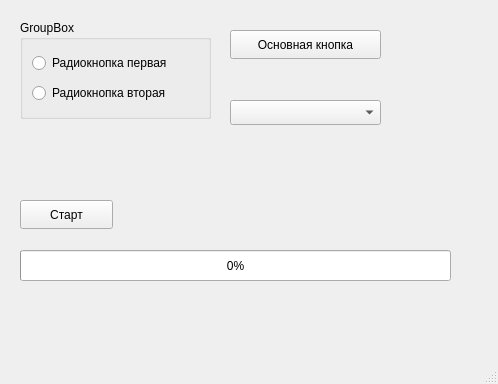
<?xml version="1.0" encoding="UTF-8"?>
<ui version="4.0">
 <class>MainWindow</class>
 <widget class="QMainWindow" name="MainWindow">
  <property name="geometry">
   <rect>
    <x>0</x>
    <y>0</y>
    <width>498</width>
    <height>384</height>
   </rect>
  </property>
  <property name="windowTitle">
   <string>MainWindow</string>
  </property>
  <widget class="QWidget" name="centralwidget">
   <widget class="QPushButton" name="pB_mainBut">
    <property name="geometry">
     <rect>
      <x>230</x>
      <y>30</y>
      <width>151</width>
      <height>29</height>
     </rect>
    </property>
    <property name="text">
     <string>Основная кнопка</string>
    </property>
   </widget>
   <widget class="QProgressBar" name="pbB_pbBar">
    <property name="geometry">
     <rect>
      <x>20</x>
      <y>250</y>
      <width>431</width>
      <height>31</height>
     </rect>
    </property>
    <property name="value">
     <number>0</number>
    </property>
    <property name="alignment">
     <set>Qt::AlignCenter</set>
    </property>
   </widget>
   <widget class="QPushButton" name="pB_start">
    <property name="geometry">
     <rect>
      <x>20</x>
      <y>200</y>
      <width>93</width>
      <height>29</height>
     </rect>
    </property>
    <property name="text">
     <string>Старт</string>
    </property>
   </widget>
   <widget class="QGroupBox" name="groupBox">
    <property name="geometry">
     <rect>
      <x>20</x>
      <y>20</y>
      <width>191</width>
      <height>99</height>
     </rect>
    </property>
    <property name="title">
     <string>GroupBox</string>
    </property>
    <layout class="QGridLayout" name="gridLayout">
     <item row="0" column="0">
      <widget class="QRadioButton" name="rb_one">
       <property name="text">
        <string>Радиокнопка первая</string>
       </property>
      </widget>
     </item>
     <item row="1" column="0">
      <widget class="QRadioButton" name="rb_two">
       <property name="text">
        <string>Радиокнопка вторая</string>
       </property>
      </widget>
     </item>
    </layout>
   </widget>
   <widget class="QComboBox" name="cB_elements">
    <property name="geometry">
     <rect>
      <x>230</x>
      <y>100</y>
      <width>151</width>
      <height>25</height>
     </rect>
    </property>
   </widget>
  </widget>
  <widget class="QMenuBar" name="menubar">
   <property name="geometry">
    <rect>
     <x>0</x>
     <y>0</y>
     <width>498</width>
     <height>26</height>
    </rect>
   </property>
  </widget>
  <widget class="QStatusBar" name="statusbar"/>
 </widget>
 <resources/>
 <connections/>
</ui>
